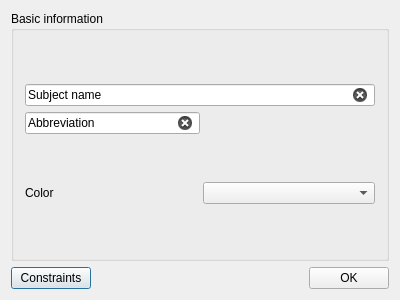
<?xml version="1.0" encoding="UTF-8"?>
<ui version="4.0">
 <class>SubjectDialog</class>
 <widget class="QDialog" name="SubjectDialog">
  <property name="geometry">
   <rect>
    <x>0</x>
    <y>0</y>
    <width>400</width>
    <height>300</height>
   </rect>
  </property>
  <property name="windowTitle">
   <string>SubjectDialog</string>
  </property>
  <layout class="QVBoxLayout" name="verticalLayout_2">
   <item>
    <widget class="QGroupBox" name="BasicInfo">
     <property name="title">
      <string>Basic information</string>
     </property>
     <layout class="QHBoxLayout" name="horizontalLayout_3">
      <item>
       <layout class="QGridLayout" name="gridLayout">
        <item row="0" column="0">
         <layout class="QVBoxLayout" name="verticalLayout">
          <item>
           <widget class="QLineEdit" name="SubjectName">
            <property name="enabled">
             <bool>true</bool>
            </property>
            <property name="autoFillBackground">
             <bool>false</bool>
            </property>
            <property name="inputMask">
             <string/>
            </property>
            <property name="text">
             <string notr="true">Subject name</string>
            </property>
            <property name="echoMode">
             <enum>QLineEdit::Normal</enum>
            </property>
            <property name="dragEnabled">
             <bool>true</bool>
            </property>
            <property name="readOnly">
             <bool>false</bool>
            </property>
            <property name="clearButtonEnabled">
             <bool>true</bool>
            </property>
           </widget>
          </item>
          <item>
           <layout class="QHBoxLayout" name="horizontalLayout_2">
            <item>
             <widget class="QLineEdit" name="Abbreviation">
              <property name="text">
               <string>Abbreviation</string>
              </property>
              <property name="clearButtonEnabled">
               <bool>true</bool>
              </property>
             </widget>
            </item>
            <item>
             <spacer name="horizontalSpacer">
              <property name="orientation">
               <enum>Qt::Horizontal</enum>
              </property>
              <property name="sizeHint" stdset="0">
               <size>
                <width>40</width>
                <height>20</height>
               </size>
              </property>
             </spacer>
            </item>
           </layout>
          </item>
         </layout>
        </item>
        <item row="1" column="0">
         <layout class="QHBoxLayout" name="horizontalLayout">
          <item>
           <widget class="QLabel" name="label">
            <property name="text">
             <string>Color</string>
            </property>
           </widget>
          </item>
          <item>
           <widget class="QComboBox" name="comboBox"/>
          </item>
         </layout>
        </item>
       </layout>
      </item>
     </layout>
    </widget>
   </item>
   <item>
    <layout class="QHBoxLayout" name="horizontalLayout_4">
     <item>
      <widget class="QPushButton" name="pushButton">
       <property name="text">
        <string>Constraints</string>
       </property>
      </widget>
     </item>
     <item>
      <spacer name="horizontalSpacer_2">
       <property name="orientation">
        <enum>Qt::Horizontal</enum>
       </property>
       <property name="sizeHint" stdset="0">
        <size>
         <width>98</width>
         <height>20</height>
        </size>
       </property>
      </spacer>
     </item>
     <item>
      <widget class="QPushButton" name="OkButtonAddSubject">
       <property name="text">
        <string>OK</string>
       </property>
      </widget>
     </item>
    </layout>
   </item>
  </layout>
 </widget>
 <layoutdefault spacing="6" margin="11"/>
 <resources/>
 <connections>
  <connection>
   <sender>OkButtonAddSubject</sender>
   <signal>clicked()</signal>
   <receiver>SubjectDialog</receiver>
   <slot>accept()</slot>
   <hints>
    <hint type="sourcelabel">
     <x>293</x>
     <y>252</y>
    </hint>
    <hint type="destinationlabel">
     <x>344</x>
     <y>196</y>
    </hint>
   </hints>
  </connection>
 </connections>
</ui>
